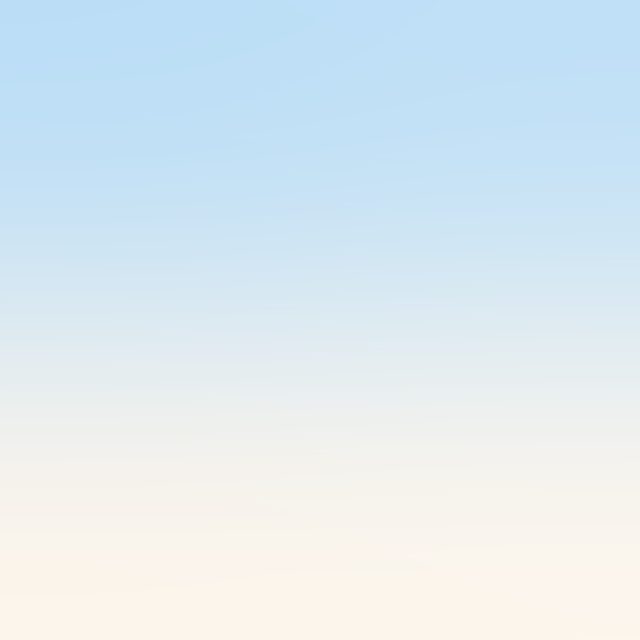
#> input picture opencv_webapp/templates/opencv_webapp/DCU5.jpg, 1280 x 1280 px (shown at 1/2 size)
$ python -i opencv_super.py   (imports and definitions only)
#> lines starting #> are read from the running program, lines starting #| are printed output that depends on the picture
from django.conf import settings
import numpy as np
import cv2


def opencv_super(path):
#> called with path = 'templates/opencv_webapp/DCU5.jpg'
    img = cv2.imread(path, 1)
#> img is the input picture: shape (1280, 1280, 3); mean B, G, R 241.2, 234, 220.7


    if (type(img) is np.ndarray):
        row,col,cha=img.shape
#> row = 1280; col = 1280; cha = 3
        converted_img = cv2.cvtColor(img, cv2.COLOR_BGR2HSV)
#> converted_img: shape (1280, 1280, 3); mean H, S, V 73.3, 29.1, 245
        num_superpixels = 100  # desired number of superpixels
        print(row,col)
#| 1280 1280
        print(row*col)
#| 1638400
        #num_superpixels = row*col
        num_iterations = 4  # number of pixel level iterations. The higher, the better quality
        prior = 2  # for shape smoothing term. must be [0, 5]
        num_levels = 4
        num_histogram_bins = 5  # number of histogram bins
        height, width, channels = converted_img.shape
#> height = 1280; width = 1280; channels = 3
        seeds = cv2.ximgproc.createSuperpixelSEEDS(width, height, channels, num_superpixels, num_levels, prior,
                                                   num_histogram_bins)
        seeds.iterate(converted_img, num_iterations)
        num_of_superpixels_result = seeds.getNumberOfSuperpixels()
#> num_of_superpixels_result = 100
        #print('Final number of superpixels: %d' % num_of_superpixels_result)
        labels = seeds.getLabels()  # height x width matrix. Each component indicates the superpixel index of the corresponding pixel position
        mask = seeds.getLabelContourMask(False)
        #cv2.imshow('MaskWindow', mask)
        # cv2.waitKey(0)
        color_img = np.zeros((height, width, 3), np.uint8)
        color_img[:] = (0, 0, 255)
        mask_inv = cv2.bitwise_not(mask)
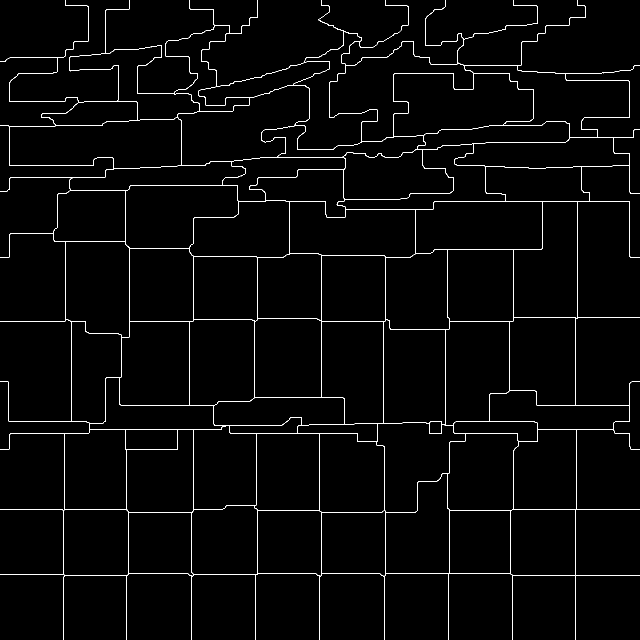
#> mask: shape (1280, 1280) (shown at 1/2 size); 1.8% white in thin lines or dots
        result_bg = cv2.bitwise_and(img, img, mask=mask_inv)
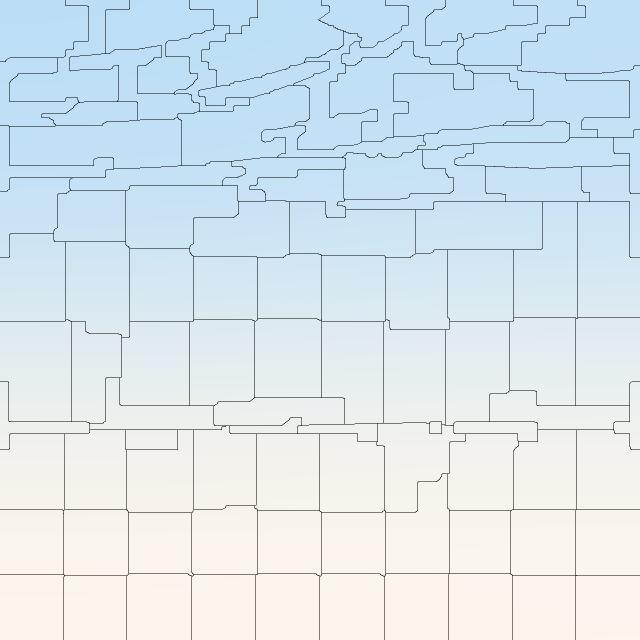
#> result_bg: shape (1280, 1280, 3) (shown at 1/2 size); mean B, G, R 236.8, 229.8, 216.8
        result_fg = cv2.bitwise_and(color_img, color_img, mask=mask)
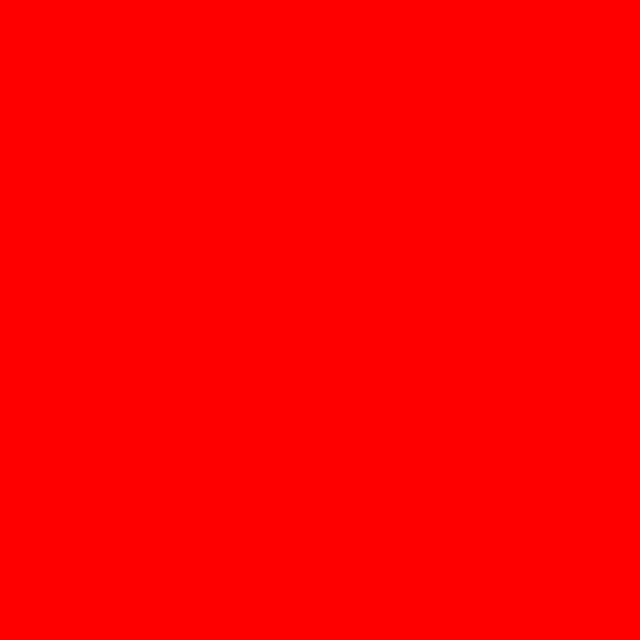
#> color_img: shape (1280, 1280, 3) (shown at 1/2 size); mean of channels 0, 1, 2 0, 0, 255; drawn as B, G, R
        result = cv2.add(result_bg, result_fg)
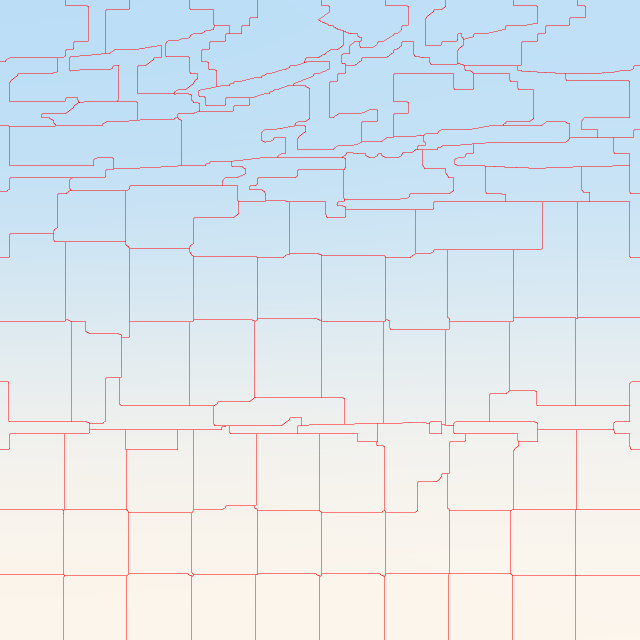
#> result: shape (1280, 1280, 3) (shown at 1/2 size); mean B, G, R 236.8, 229.8, 221.4
        #cv2.imshow('ColorCodedWindow', mask)

        cv2.destroyAllWindows()
        result = cv2.resize(result, dsize=(800, 680), interpolation=cv2.INTER_AREA)
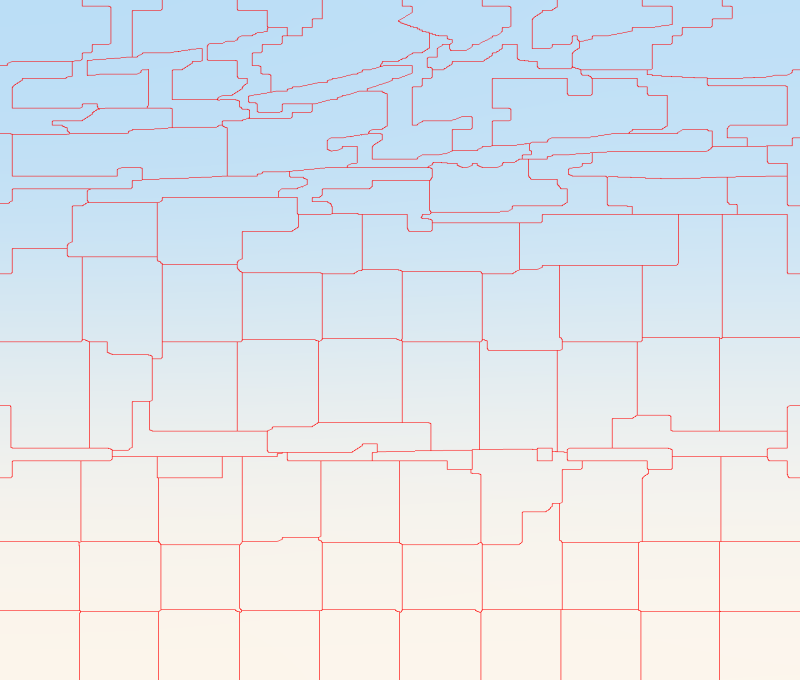
#> result: shape (680, 800, 3); mean B, G, R 236.8, 229.8, 221.4
        cv2.imwrite(path, result)

    else:
        print('someting error')
        print(path)

>>> result = opencv_super('templates/opencv_webapp/DCU5.jpg')
